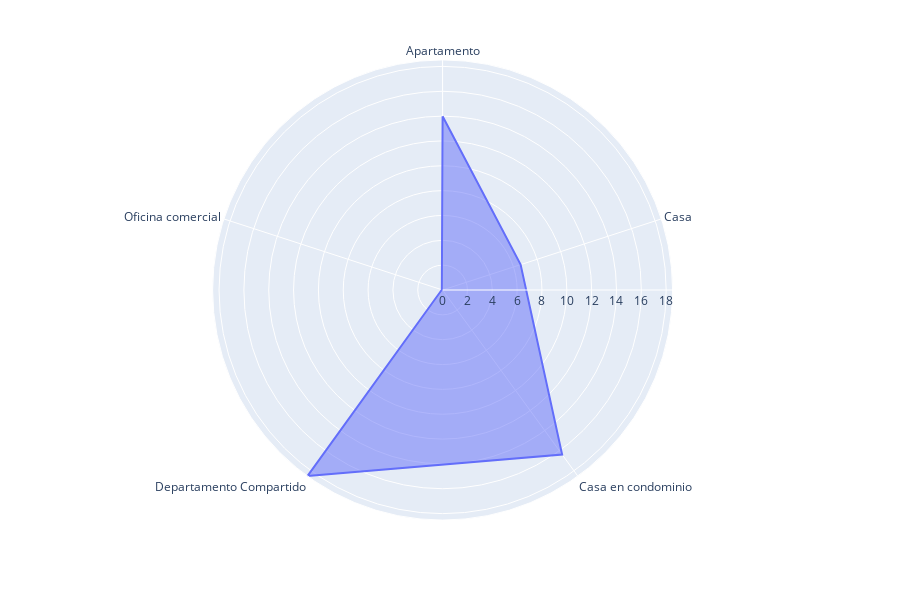

Notebook source saved alongside this figure:
### Code cell
print("Piscina por tipo de propiedad")
fig = go.Figure()
df = pd.DataFrame(dict(
    r=amenitiesPorPropiedad.loc['piscina'],
    theta=amenitiesPorPropiedad.columns))
fig = px.line_polar(df, r='r', theta='theta', line_close=True)
fig.update_traces(fill='toself')
fig.show()

### Figure 1 — Plotly figure (JSON) as saved in the notebook; plotly's stock layout.template omitted (floating-point values rounded to 4 significant figures)
{"data": [{"fill": "toself", "hoverlabel": {"namelength": 0}, "hovertemplate": "r=%{r}<br>theta=%{theta}", "legendgroup": "", "line": {"color": "#636efa", "dash": "solid"}, "mode": "lines", "name": "", "r": [13.99, 6.604, 16.37, 18.52, 0.06456, 13.99], "showlegend": false, "subplot": "polar", "theta": ["Apartamento", "Casa", "Casa en condominio", "Departamento Compartido", "Oficina comercial", "Apartamento"], "type": "scatterpolar"}], "layout": {"height": 600, "legend": {"tracegroupgap": 0}, "margin": {"t": 60}, "polar": {"angularaxis": {"direction": "clockwise", "rotation": 90}, "domain": {"x": [0, 0.98], "y": [0, 1]}}}}
